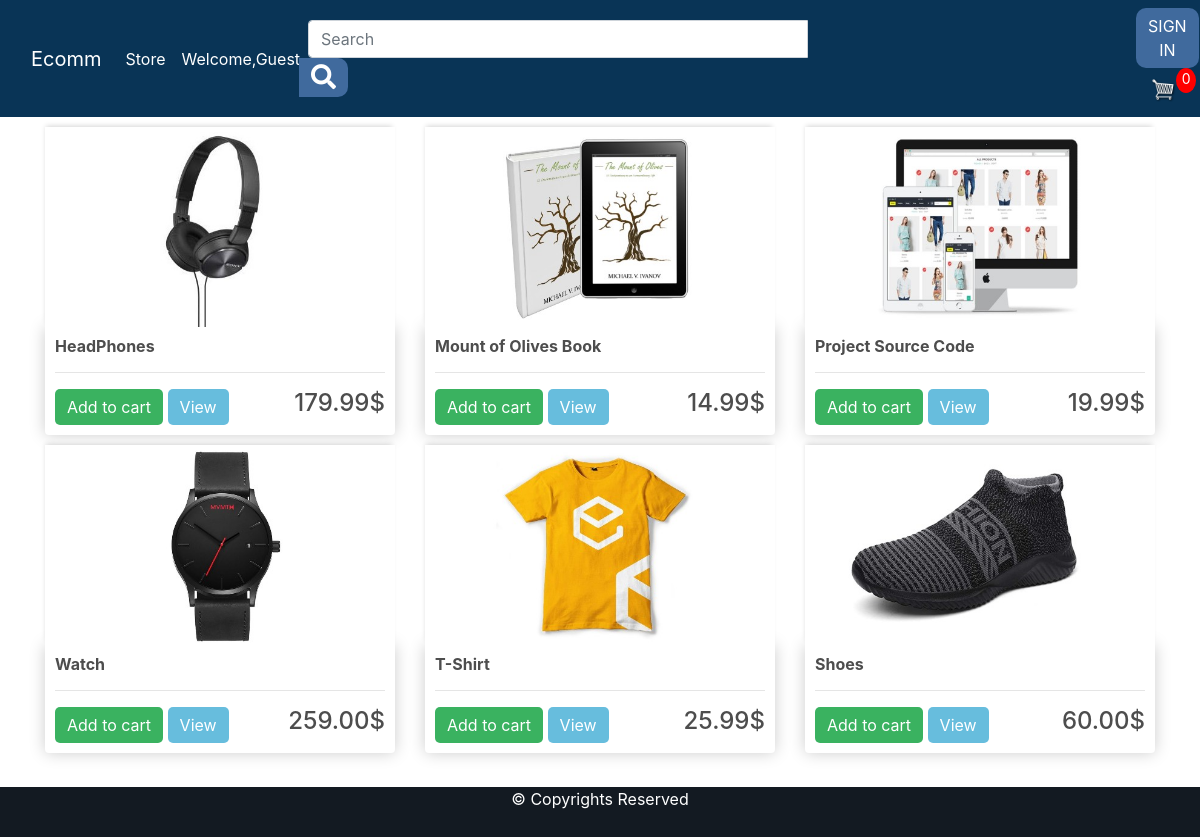
The page / on the database its author committed.
### store/models.py (models this page shows, shortened)
class Product(models.Model):
    name=models.CharField(max_length=200,null=True)
    price=models.FloatField()
    digital=models.BooleanField(default=False,null=True,blank=False)
    image=models.ImageField(null=True,blank=True)
    @property
    def imageUrl(self):
        try:
            url=self.image.url
        except :
            url=""
        return url

### store/views.py (the view)
# urls.py: path('',include('store.urls')),
def store(request):
   order,items,quantity=get_order(request)
   products=Product.objects.all()
   context={
       'products':products,
       'quantity':quantity,
       "username":get_username(request),
       "logged_in":request.user.is_authenticated
         }
   name=request.user
   print("name= ",name)
   return render(request,"store.html",context)

### store/views.py (called while the page is built)
def get_order(request):
    if request.user.is_authenticated:
        curr_customer=request.user.customer
        order, created=Order.objects.get_or_create(Customer=curr_customer,complete=False)
        items=OrderItem.objects.filter(Order=order)
        quantity=0
        for item in items:
            quantity += item.quantity
    else:
        order=Order(Customer=None)
        items=[]
        quantity=0
    return order,items,quantity

def get_username(request):
    if request.user.is_authenticated:
        username=request.user.username
    else:
        username="Guest"
    return username

### templates/store.html (shortened to what this page needs)
{% extends "home.html"%}
{% load static%}
    {% block content%}
        <div class="row">
            {% for product in products%}
                <div class="col-lg-4">
                    <img class="thumbnail" src="{{product.imageUrl}}" alt="">
                    <div class="box-element product">
                        <h6><strong>{{product.name}}</strong></h6>
                        <hr>
                    <button data-product="{{product.id}}" data-action="add"  class="btn btn-outline-secondary add-btn update_cart add_btn">Add to cart</button>
                        <a href="/product/{{product.name|cut:' '}}/{{product.id}}" class="btn btn-outline-success  view-link view_btn">View</a>
                        <h4 class="price-tag">{{product.price|floatformat:2}}$</h4>
                    </div>
                </div>
            {% endfor%}
            <div class="col-lg-2"></div>
            <div class="col-lg-2"></div>
        </div>
    {% endblock %}

### templates/home.html (shortened to what this page needs)
{% load static %}
<!DOCTYPE html>
<html lang="en">
<head>
    <link rel="stylesheet" href="https://cdnjs.cloudflare.com/ajax/libs/font-awesome/5.15.2/css/all.min.css"
 />
    <link rel="stylesheet" href="https://stackpath.bootstrapcdn.com/bootstrap/4.5.0/css/bootstrap.min.css"
>
    <link rel="stylesheet" href="{% static 'css/main.css' %}">
</head>
<body>
    <nav class="navbar-fixed-top navbar navbar-expand-lg navbar-dark bg-dark ">
      <div class="container-fluid">
        <a class="navbar-brand" href="{% url 'store' %}">Ecomm</a>
        <div class="collapse navbar-collapse" id="navbarSupportedContent">
          <ul class="navbar-nav mr-auto">
            <li class="nav-item active">
              <a class="nav-link" href="/store/">Store </a>
            </li>
            <li class="nav-item active">
              <a class="nav-link" href="#"> Welcome,{{username}}</a>
            </li>
          </ul>
          <form method="GET" action="{% url 'search' %}" id="search_form" class="form-inline my-2 my-lg-0">
            <input id="search_bar" class="form-control mr-sm-2" name="key" placeholder="Search" >
            <button class="btn btn-success my-2 my-sm-0" type="submit" id="search_btn"> <i class="fa fa-search"></i> </button>
          </form>
          <form class="form-inline my-2 my-lg-0">
            {% if logged_in %}
            <a class="btn btn-warning my-2 my-sm-0" id="logout_btn" href="{% url 'login_page' %}" type="submit">LOG OUT</a>
            {% else %}
            <a class="btn btn-warning my-2 my-sm-0" id="login_btn" href="{% url 'login_page' %}" type="submit">SIGN IN</a>
            {% endif %}
            <a href="{% url 'cart' %}">
                <img id="cart-icon" src="{% static 'img/cart.png'%}" alt="">
            </a>
            <p id="cart-total">{{quantity}}</p>
          </form>
        </div>
      </div>
      </nav>
    <div class="container">
        {% block content%}
        {% endblock %}
    </div>
    <br>
    <div id="footer">
        	&#169; Copyrights Reserved
    </div>
</body>
</html>

### static/css/main.css (style rules this page uses)
html, body { margin: 0; height: 100%; }
h1,h2,h3,h4,h5,h6 { color:hsl(0, 0%, 30%); }
.box-element { box-shadow:hsl(0, 0%, 80%) 0 0 16px; background-color: #fff; border-radius: 4px; padding: 10px; }
.thumbnail { width: 100%; height: 200px; -webkit-box-shadow: -1px -3px 5px -2px rgba(214,214,214,1); -moz-box-shadow: -1px -3px 5px -2px rgba(214,214,214,1); box-shadow: -1px -3px 5px -2px rgba(214,214,214,1); }
.product { border-radius: 0 0 4px 4px; }
.bg-dark { background-color: #093456!important; }
#cart-icon { width:25px; display: inline-block; margin-left: 15px; }
#cart-total { display: block; text-align: center; color:#fff; background-color: red; width: 20px; height: 25px; border-radius: 50%; font-size: 14px; }
.col-lg-4, .col-lg-6, .col-lg-8, .col-lg-12 { margin-top: 10px; }
.btn { border-radius: 0; }
.btn { background-color: #406A9D; border-radius: 10px; color: white; border: none; }
#login_btn { color: white; }
.add_btn { background-color: #3AB260; }
.view_btn { background-color: #67BDDD; }
.price-tag { float: right; display: inline-block; }
.add-btn { border-radius: 5px; }
.view-link { border-radius: 5px; }
#footer { width: 100%; background-color: #131A22; color: white; height: 50px; text-align: center; }
#search_bar { width: 500px; border-top-right-radius: 0px ; border-bottom-right-radius: 0px ; height: 105; }
#search_form { margin-right: 320px; }
#search_btn { border-top-left-radius: 0px ; border-bottom-left-radius: 0px ; position: relative; right: 9px; height: 39px; }
.fa-search { color: white; font-size: 25px; }

### rows shown on the page
Product: imageUrl (picture), name "HeadPhones", price "179.99"
Product: imageUrl (picture), name "Mount of Olives Book", price "14.99"
Product: imageUrl (picture), name "Project Source Code", price "19.99"
Product: imageUrl (picture), name "Watch", price "259.00"
Product: imageUrl (picture), name "T-Shirt", price "25.99"
Product: imageUrl (picture), name "Shoes", price "60.00"

### other values the page prints
{{ username }} "Guest"
{{ quantity }} "0"
